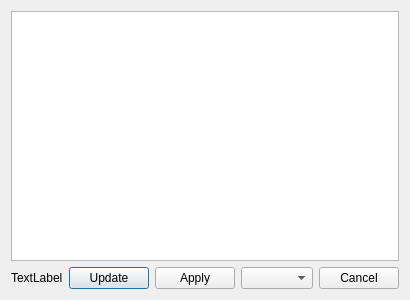
<?xml version="1.0" encoding="UTF-8"?>
<ui version="4.0">
 <class>guessDialog</class>
 <widget class="QDialog" name="guessDialog">
  <property name="geometry">
   <rect>
    <x>0</x>
    <y>0</y>
    <width>400</width>
    <height>300</height>
   </rect>
  </property>
  <property name="sizePolicy">
   <sizepolicy hsizetype="Expanding" vsizetype="Expanding">
    <horstretch>0</horstretch>
    <verstretch>0</verstretch>
   </sizepolicy>
  </property>
  <property name="windowTitle">
   <string>Dialog</string>
  </property>
  <layout class="QVBoxLayout" name="verticalLayout">
   <item>
    <widget class="QTableWidget" name="guessTable"/>
   </item>
   <item>
    <layout class="QHBoxLayout" name="horizontalLayout">
     <item>
      <widget class="QLabel" name="variableLabel">
       <property name="text">
        <string>TextLabel</string>
       </property>
      </widget>
     </item>
     <item>
      <spacer name="horizontalSpacer">
       <property name="orientation">
        <enum>Qt::Horizontal</enum>
       </property>
       <property name="sizeHint" stdset="0">
        <size>
         <width>40</width>
         <height>20</height>
        </size>
       </property>
      </spacer>
     </item>
     <item>
      <widget class="QPushButton" name="upDateButton">
       <property name="toolTip">
        <string>Update guess values with previous calculation results.</string>
       </property>
       <property name="text">
        <string>Update</string>
       </property>
      </widget>
     </item>
     <item>
      <widget class="QPushButton" name="applyButton">
       <property name="text">
        <string>Apply</string>
       </property>
      </widget>
     </item>
     <item>
      <widget class="QComboBox" name="exportBox"/>
     </item>
     <item>
      <widget class="QPushButton" name="cancelButton">
       <property name="text">
        <string>Cancel</string>
       </property>
      </widget>
     </item>
    </layout>
   </item>
  </layout>
 </widget>
 <tabstops>
  <tabstop>applyButton</tabstop>
  <tabstop>upDateButton</tabstop>
  <tabstop>exportBox</tabstop>
  <tabstop>cancelButton</tabstop>
  <tabstop>guessTable</tabstop>
 </tabstops>
 <resources/>
 <connections/>
</ui>
